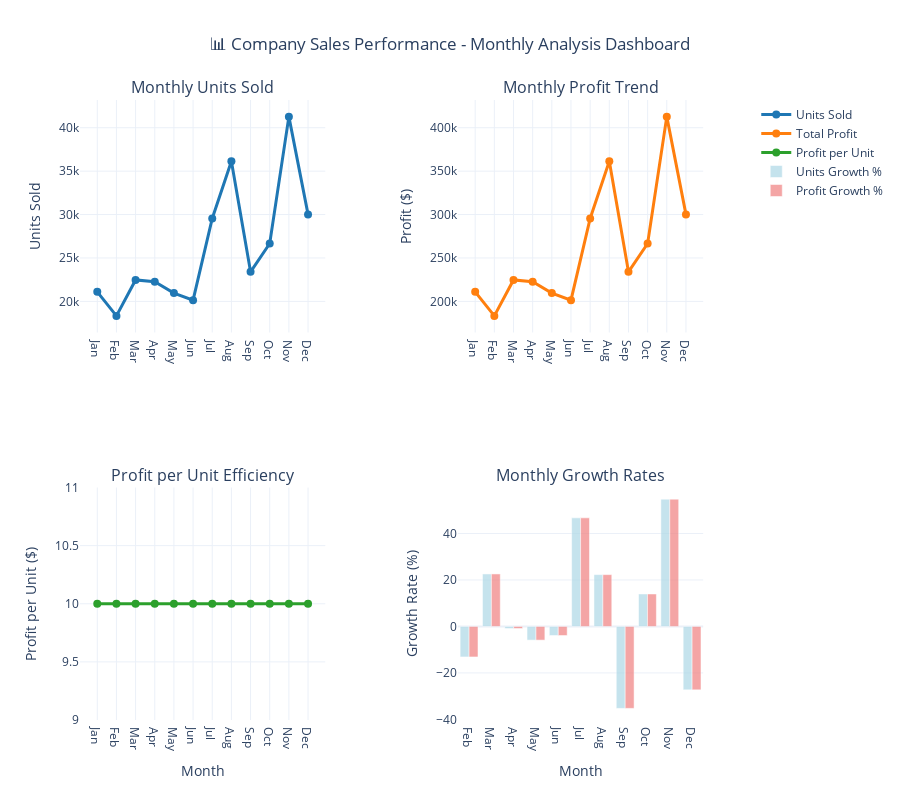

Here is the notebook cell this chart was saved with:
### Code cell
# Comprehensive visualization of monthly trends
# I create multiple visualization types because:
# - Different chart types reveal different aspects of the data
# - Visual analysis is more intuitive than numerical analysis alone
# - Professional presentation requires high-quality visualizations
# - Multiple perspectives provide comprehensive understanding

# Create a comprehensive monthly trends dashboard
fig = make_subplots(
    rows=2, cols=2,
    subplot_titles=('Monthly Units Sold', 'Monthly Profit Trend', 
                   'Profit per Unit Efficiency', 'Monthly Growth Rates'),
    specs=[[{"secondary_y": False}, {"secondary_y": False}],
           [{"secondary_y": False}, {"secondary_y": True}]]
)

# Monthly units trend
fig.add_trace(
    go.Scatter(x=df['month_name'], y=df['total_units'],
               mode='lines+markers', name='Units Sold',
               line=dict(color='#1f77b4', width=3),
               marker=dict(size=8)),
    row=1, col=1
)

# Monthly profit trend
fig.add_trace(
    go.Scatter(x=df['month_name'], y=df['total_profit'],
               mode='lines+markers', name='Total Profit',
               line=dict(color='#ff7f0e', width=3),
               marker=dict(size=8)),
    row=1, col=2
)

# Profit per unit efficiency
fig.add_trace(
    go.Scatter(x=df['month_name'], y=df['profit_per_unit'],
               mode='lines+markers', name='Profit per Unit',
               line=dict(color='#2ca02c', width=3),
               marker=dict(size=8)),
    row=2, col=1
)

# Growth rates (dual axis)
fig.add_trace(
    go.Bar(x=df['month_name'][1:], y=df['units_growth'][1:],
           name='Units Growth %', marker_color='lightblue',
           opacity=0.7),
    row=2, col=2
)

fig.add_trace(
    go.Bar(x=df['month_name'][1:], y=df['profit_growth'][1:],
           name='Profit Growth %', marker_color='lightcoral',
           opacity=0.7),
    row=2, col=2
)

# Update layout
fig.update_layout(
    title_text="📊 Company Sales Performance - Monthly Analysis Dashboard",
    title_x=0.5,
    height=800,
    showlegend=True,
    template="plotly_white"
)

# Update axes labels
fig.update_xaxes(title_text="Month", row=2, col=1)
fig.update_xaxes(title_text="Month", row=2, col=2)
fig.update_yaxes(title_text="Units Sold", row=1, col=1)
fig.update_yaxes(title_text="Profit ($)", row=1, col=2)
fig.update_yaxes(title_text="Profit per Unit ($)", row=2, col=1)
fig.update_yaxes(title_text="Growth Rate (%)", row=2, col=2)

fig.show()

print("💡 Monthly Trends Visualization Insights:")
print("• Use this dashboard to identify seasonal patterns")
print("• Look for correlation between units and profit trends")
print("• Monitor profit efficiency (profit per unit) for margin analysis")
print("• Growth rates help identify momentum and acceleration periods")

### Figure 1 — Plotly figure (JSON) as saved in the notebook; plotly's stock layout.template omitted (floating-point values rounded to 4 significant figures)
{"data": [{"line": {"color": "#1f77b4", "width": 3}, "marker": {"size": 8}, "mode": "lines+markers", "name": "Units Sold", "type": "scatter", "x": ["Jan", "Feb", "Mar", "Apr", "May", "Jun", "Jul", "Aug", "Sep", "Oct", "Nov", "Dec"], "xaxis": "x", "y": [21100, 18330, 22470, 22270, 20960, 20140, 29550, 36140, 23400, 26670, 41280, 30020], "yaxis": "y"}, {"line": {"color": "#ff7f0e", "width": 3}, "marker": {"size": 8}, "mode": "lines+markers", "name": "Total Profit", "type": "scatter", "x": ["Jan", "Feb", "Mar", "Apr", "May", "Jun", "Jul", "Aug", "Sep", "Oct", "Nov", "Dec"], "xaxis": "x2", "y": [211000, 183300, 224700, 222700, 209600, 201400, 295500, 361400, 234000, 266700, 412800, 300200], "yaxis": "y2"}, {"line": {"color": "#2ca02c", "width": 3}, "marker": {"size": 8}, "mode": "lines+markers", "name": "Profit per Unit", "type": "scatter", "x": ["Jan", "Feb", "Mar", "Apr", "May", "Jun", "Jul", "Aug", "Sep", "Oct", "Nov", "Dec"], "xaxis": "x3", "y": [10.0, 10.0, 10.0, 10.0, 10.0, 10.0, 10.0, 10.0, 10.0, 10.0, 10.0, 10.0], "yaxis": "y3"}, {"marker": {"color": "lightblue"}, "name": "Units Growth %", "opacity": 0.7, "type": "bar", "x": ["Feb", "Mar", "Apr", "May", "Jun", "Jul", "Aug", "Sep", "Oct", "Nov", "Dec"], "xaxis": "x4", "y": [-13.13, 22.59, -0.8901, -5.882, -3.912, 46.72, 22.3, -35.25, 13.97, 54.78, -27.28], "yaxis": "y4"}, {"marker": {"color": "lightcoral"}, "name": "Profit Growth %", "opacity": 0.7, "type": "bar", "x": ["Feb", "Mar", "Apr", "May", "Jun", "Jul", "Aug", "Sep", "Oct", "Nov", "Dec"], "xaxis": "x4", "y": [-13.13, 22.59, -0.8901, -5.882, -3.912, 46.72, 22.3, -35.25, 13.97, 54.78, -27.28], "yaxis": "y4"}], "layout": {"annotations": [{"font": {"size": 16}, "showarrow": false, "text": "Monthly Units Sold", "x": 0.185, "xanchor": "center", "xref": "paper", "y": 1, "yanchor": "bottom", "yref": "paper"}, {"font": {"size": 16}, "showarrow": false, "text": "Monthly Profit Trend", "x": 0.755, "xanchor": "center", "xref": "paper", "y": 1, "yanchor": "bottom", "yref": "paper"}, {"font": {"size": 16}, "showarrow": false, "text": "Profit per Unit Efficiency", "x": 0.185, "xanchor": "center", "xref": "paper", "y": 0.375, "yanchor": "bottom", "yref": "paper"}, {"font": {"size": 16}, "showarrow": false, "text": "Monthly Growth Rates", "x": 0.755, "xanchor": "center", "xref": "paper", "y": 0.375, "yanchor": "bottom", "yref": "paper"}], "height": 800, "showlegend": true, "title": {"text": "📊 Company Sales Performance - Monthly Analysis Dashboard", "x": 0.5}, "xaxis": {"anchor": "y", "domain": [0, 0.37]}, "xaxis2": {"anchor": "y2", "domain": [0.57, 0.94]}, "xaxis3": {"anchor": "y3", "domain": [0, 0.37], "title": {"text": "Month"}}, "xaxis4": {"anchor": "y4", "domain": [0.57, 0.94], "title": {"text": "Month"}}, "yaxis": {"anchor": "x", "domain": [0.625, 1], "title": {"text": "Units Sold"}}, "yaxis2": {"anchor": "x2", "domain": [0.625, 1], "title": {"text": "Profit ($)"}}, "yaxis3": {"anchor": "x3", "domain": [0, 0.375], "title": {"text": "Profit per Unit ($)"}}, "yaxis4": {"anchor": "x4", "domain": [0, 0.375], "title": {"text": "Growth Rate (%)"}}, "yaxis5": {"anchor": "x4", "overlaying": "y4", "side": "right", "title": {"text": "Growth Rate (%)"}}}}
